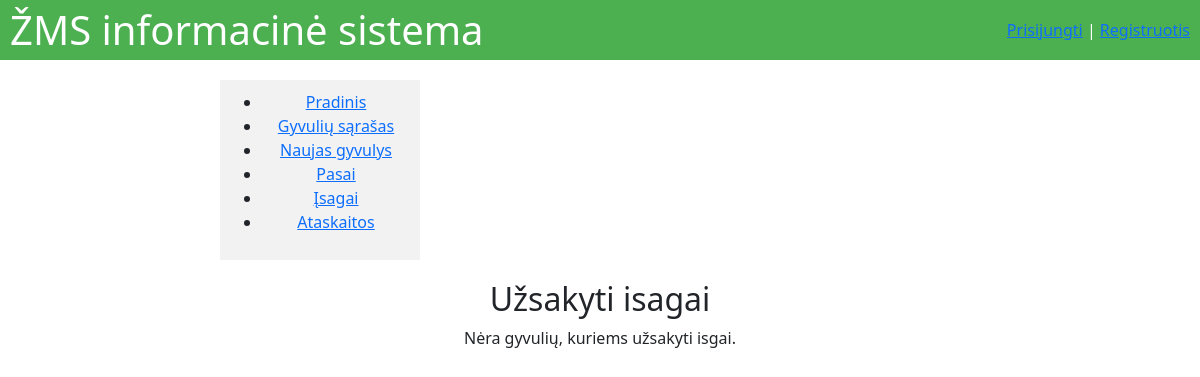
The page /ordered_isagai/ on the database as committed earlier.
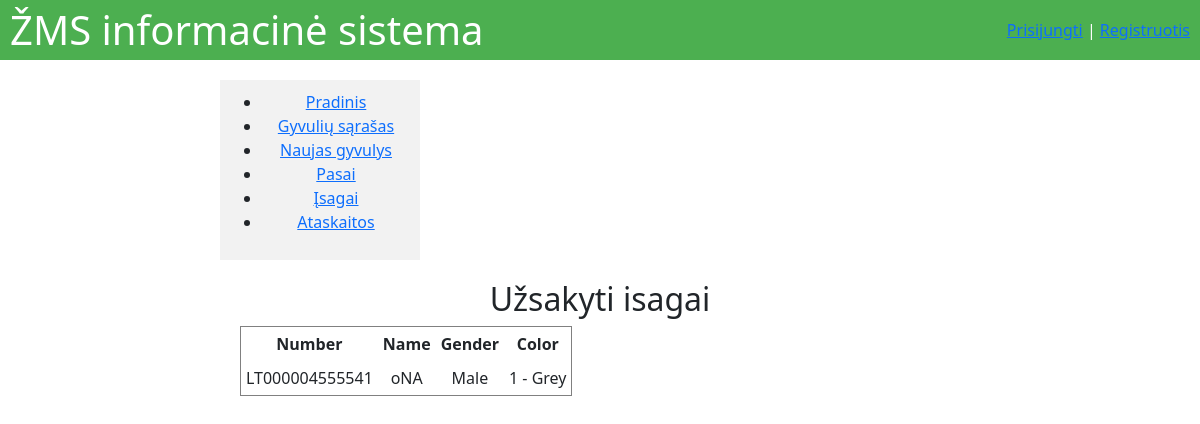
The same page on the database as committed later.
### main/models.py (models this page shows, shortened)
class Animal(models.Model):
    number = models.CharField(max_length=14,null=True, blank=True,unique=True)
    gender = models.CharField(max_length=10,null=True, blank=True, choices=[('male', 'Male'), ('female', 'Female')])
    color = models.CharField(max_length=50,choices=COLOR_CHOICES, blank=True, null=True)
    name = models.CharField(max_length=50, blank=True, null=True)
    weight = models.DecimalField(max_digits=6, decimal_places=2, blank=True, null=True)
    birth_date = models.DateField(blank=True, null=True)
    mother = models.ForeignKey(
        'self',
        on_delete=models.SET_NULL,
        null=True,
        blank=True,
        related_name='offspring'
    )
    has_isagai = models.BooleanField(default=False)
    has_passport = models.BooleanField(default=False)
    owner = models.ForeignKey(
        settings.AUTH_USER_MODEL,
        on_delete=models.CASCADE,
        related_name='animals',
        null=True, blank=True
    )

### main/views.py (the view)
# urls.py: path('ordered_isagai/', views.ordered_isagai, name='ordered_isagai'),
def ordered_isagai(request):
    ordered_animals = Animal.objects.filter(has_isagai=True)
    return render(request, 'main/ordered_isagai.html', {'animals': ordered_animals})

### templates/main/ordered_isagai.html
{% extends 'main/base.html' %}
{% block content %}
<h2>Užsakyti isagai</h2>
{% if animals %}
  <table border="1" cellspacing="0" cellpadding="5">
    <thead>
      <tr>
        <th>Number</th>
        <th>Name</th>
        <th>Gender</th>
        <th>Color</th>
      </tr>
    </thead>
    <tbody>
      {% for animal in animals %}
        <tr>
          <td>{{ animal.number }}</td>
          <td>{{ animal.name }}</td>
          <td>{{ animal.get_gender_display }}</td>
          <td>{{ animal.get_color_display }}</td>
        </tr>
      {% endfor %}
    </tbody>
  </table>
{% else %}
  <p>Nėra gyvulių, kuriems užsakyti isgai.</p>
{% endif %}
{% endblock %}

Rows that differ between the two databases and show on the page:
now on this page (row edited): Animal: number "LT000004555541", name "oNA", gender "Male", color "1 - Grey"
Other text that changed with them:
text no longer shown: "Nėra gyvulių, kuriems užsakyti isgai."
text now shown: "Number Name Gender Color"
